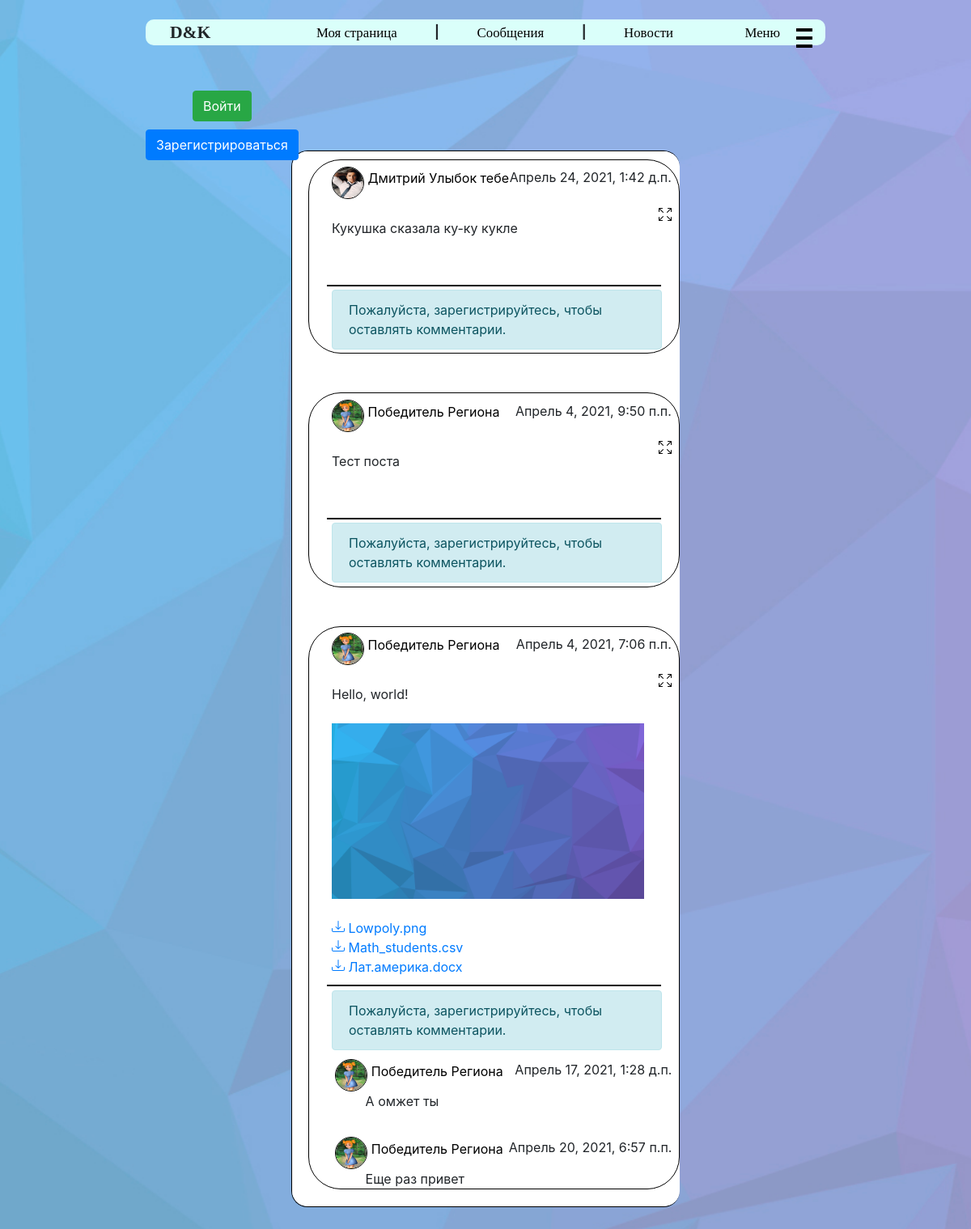
The page / on the database its author committed.
### user_manager/models.py (models this page shows, shortened)
class News(models.Model):
    user = models.ForeignKey(User, on_delete=models.CASCADE, related_name='news')
    text_content = models.TextField(max_length=1000, verbose_name='Контент', blank=False)
    likes = models.IntegerField(default=0, verbose_name='Лайки')
    create_date = models.DateTimeField(verbose_name='дата создания', default=datetime.datetime.now)
    class Meta:
        verbose_name = "Новость"
        verbose_name_plural = "Новости"

class Profile(models.Model):
    user = models.OneToOneField(User, on_delete=models.CASCADE, related_name='profile')
    name = models.CharField(max_length=50, verbose_name="Имя", null=True, blank=False)
    surname = models.CharField(max_length=75, verbose_name="Фамилия", null=True, blank=False)
    bio = models.TextField(max_length=500, verbose_name="Описание", default="", null=True,
                           blank=False)
    avatar = models.ImageField(verbose_name="Фото", null=True, upload_to=avatars_directory)
    status = models.CharField(max_length=75, default="", verbose_name="Статус", null=True,
                              blank=False)
    birth_date = models.DateField(verbose_name='Дата рождения', null=True, blank=False)
    lname = models.CharField(max_length=50, verbose_name="Имя в нижнем регистре", null=True,
                             blank=False)
    lsurname = models.CharField(max_length=75, verbose_name="Фамилия в нижнем регистре", null=True,
                                blank=False)
    class Meta:
        ordering = ['name', 'surname', 'birth_date']
        verbose_name = "Профлиль пользователя"
        verbose_name_plural = "Профили пользователей"

class NewsFile(models.Model):
    news = models.ForeignKey(News, on_delete=models.CASCADE, related_name='files')
    file = models.FileField(null=True, blank=True, upload_to=news_files_directory)
    class Meta:
        verbose_name = "Файл новости"
        verbose_name_plural = "Файлы новостей"

class Commentary(models.Model):
    user = models.ForeignKey(User, on_delete=models.CASCADE, related_name='comment')
    post = models.ForeignKey(Posts, on_delete=models.CASCADE, related_name='comment')
    text = models.TextField(max_length=1000, null=False, blank=False, default="")
    create_date = models.DateTimeField(verbose_name='дата создания', default=datetime.datetime.now)
    class Meta:
        verbose_name = "Комментарий"
        verbose_name_plural = "Коммментарии"

### user_manager/views.py (the view)
# urls.py: path('', views.news_form),
def news_form(request):
    if request.method == 'POST':
        form = NewsForm(request.POST, request.FILES)
        if form.is_valid():
            news = News.objects.create(user=request.user,
                                       text_content=form.cleaned_data['text_content'])
            for file in request.FILES.getlist('attachments'):
                NewsFile.objects.create(file=file, news=news)
            news.save()
            return redirect('/')
    else:
        form = NewsForm()
    if request.user.is_authenticated:
        all_news = [(news, isinstance(news, News) or isinstance(news, CommunityPost))
                    for news in request.user.profile.get_news_interesting_for_user()]
    else:
        all_news = [(x, 1)
                    for x in sorted(News.objects.all(), key=lambda x: x.create_date, reverse=True)]
    images, width, comments = get_news_data(all_news)
    return render(request, 'main.html',
                  {'form': form,
                   'all_news': all_news,
                   'images': images,
                   'widths': width,
                   'comments': comments,
                   'title': 'Новости'})

### user_manager/templatetags/file_name.py (called while the page is built)
@register.filter
def file_name(url):
    return unquote(url.split('/')[-1]).lower().capitalize()

### user_manager/templatetags/index.py (called while the page is built)
@register.filter
def index(indexable, i):
    return indexable[i]

### user_manager/views.py (called while the page is built, shortened)
def get_news_data(all_news):
    images = []
    width = []
    comments = []
    for i, (news, tp) in enumerate(all_news):
        to_add = []
        for file in news.files.all():
            url = file.file.url
            if url.rsplit('.', 1)[-1] in {'png', 'jpg', 'jpeg'}:
                to_add.append(file)
        images.append(to_add)
        if tp == 1:
            comments.append(news.post.comment.all())
        else:
            comments.append(reposted.post.comment.all())
        if to_add:
            width.append(100 // min(len(to_add), 3))
        else:
            width.append(-1)
    return images, width, comments

### user_manager/templates/main.html (shortened to what this page needs)
<!DOCTYPE html>
<html lang="en">
<head>
    {% load static %}
    <link rel="stylesheet"
          href="https://maxcdn.bootstrapcdn.com/bootstrap/4.0.0/css/bootstrap.min.css"
>
    <link rel="stylesheet"
          href="https://cdn.jsdelivr.net/npm/bootstrap-icons@1.4.1/font/bootstrap-icons.css">
    <link rel="stylesheet" href="{% static 'css/style.css' %}">
</head>
<body>
<header>
    <br>
    <nav>
        <div class="logo scalable">D&K</div>
        {% if user.is_authenticated %}
            <a href="/homepage/{{ user.id }}" class="scalable">Моя страница</a>
            <span class="scalable">|</span>
            <a href="/messages/" class="scalable">Сообщения</a>
            <span class="scalable">|</span>
        {% else %}
            <a href="/access_denied/" class="scalable">Моя страница</a>
            <span class="scalable">|</span>
            <a href="/access_denied/" class="scalable">Сообщения</a>
            <span class="scalable">|</span>
        {% endif %}
        <a href="/" class="scalable">Новости</a>
        <div class="menu_btn scalable">Меню</div>
    </nav>
    <div class="burger">
        <div class="brick"></div>
        <div class="brick middle"></div>
        <div class="brick"></div>
    </div>
    <br>
    {% block login %}
        <div class="log-btn">
            {% if user.is_authenticated %}
                <div>
                    <img src="{{ user.profile.avatar.url }}" alt="Аватарка" class="user_avatar">
                    <div class="user_info">
                        <div class="user_info_text">
                            {{ user.profile.name }} {{ user.profile.surname }}<br>
                            <a href="/logout/" class="logout btn btn-danger">Выйти</a>
                        </div>
                    </div>
                </div>
            {% else %}
                <p>
                    <a class="login btn btn-success" href="/login/">Войти</a><br>
                    <a class="register btn btn-primary " href="/register/">Зарегистрироваться</a>
                </p>
            {% endif %}
        </div>
    {% endblock %}
</header>
<div class="cont">
    {% block content %}
        {% load index %}
        {% load file_name %}
        {% for news, tp in all_news %}
            <div class="news {{ news.post.id }}">
                {% if news.user %}
                    <a href="/homepage/{{ news.user.id }}" class="author_url">
                        <img src="{{ news.user.profile.avatar.url }}" alt="Аватарка"
                             class="news_avatar">
                        <span class="creator_name">{{ news.user.profile.name }} {{ news.user.profile.surname }}</span>
                    </a>
                {% else %}
                    <a href="/groups/{{ news.community.id }}" class="author_url">
                        <img src="{{ news.community.avatar.url }}" alt="Аватарка"
                             class="news_avatar">
                        <span class="creator_name">{{ news.community.title }}</span>
                    </a>
                {% endif %}
                <span class="created_date">{{ news.create_date }}</span>
                <a class="show_post" href="/show_post/{{ news.post.id }}"
                   title="Нажмите для просмотра записи">
                </a>
                <br>
                <br>
                <div class="news_content">
                    {{ news.text_content }}<br><br>
                    <div class="images">
                        {% for image in images|index:forloop.counter0 %}
                            <img class="attach" src="{{ image.file.url }}"
                                 alt="Прикрепленное изображение"
                                 style="width: {{ widths|index:forloop.parentloop.counter0 }}%">
                        {% endfor %}
                    </div>
                    <br>
                    <div class="all-files">
                        {% for file in news.files.all %}
                            <a href="{{ file.file.url }}">
                                {{ file.file.url|file_name }}</a>
                            <br>
                        {% endfor %}
                    </div>
                </div>
                <hr class="line">
                <div class="comments">
                    {% if user.is_authenticated %}
                        <div class="comments-creation input-group mb-3">
                            <textarea class="form-control comment-input {{ news.post.id }}"
                                      placeholder="Текст комментария"
                                      aria-label="Текст комментария"
                                      aria-describedby="button-addon2"></textarea>
                            <div class="input-group-append">
                                <button type="button"
                                        class="btn btn-outline-secondary send-comment {{ news.post.id }}">
                                    <svg xmlns="http://www.w3.org/2000/svg" width="20" height="20 "
                                         fill="currentColor" class="bi bi-cursor"
                                         viewBox="0 0 16 16">
                                        <path d="M14.082 2.182a.5.5 0 0 1 .103.557L8.528 15.467a.5.5 0 0 1-.917-.007L5.57 10.694.803 8.652a.5.5 0 0 1-.006-.916l12.728-5.657a.5.5 0 0 1 .556.103zM2.25 8.184l3.897 1.67a.5.5 0 0 1 .262.263l1.67 3.897L12.743 3.52 2.25 8.184z"/>
                                    </svg>
                                </button>
                            </div>
                        </div>
                    {% else %}
                        <div class="alert alert-info comments-creation-denied">Пожалуйста,
                            зарегистрируйтесь, чтобы оставлять
                            комментарии.
                        </div>
                    {% endif %}
                    {% for comment in comments|index:forloop.counter0 %}
                        <a href="/homepage/{{ comment.user.id }}" class="author_url">
                            <img src="{{ comment.user.profile.avatar.url }}" alt="Аватарка"
                                 class="news_avatar comment-avatar">
                            <span class="creator_name">{{ comment.user.profile.name }} {{ comment.user.profile.surname }}</span>
                        </a>
                        <span class="created_date">{{ comment.create_date }}</span>
                        <br>
                        <div class="comment-text">
                            {{ comment.text }}
                        </div>
                        <br>
                    {% endfor %}
                </div>
            </div>
            <br><br>
        {% endfor %}
    {% endblock %}
</div>
</body>
</html>

### user_manager/static/css/style.css (style rules this page uses)
body { background: url("../img/bg.jpg") no-repeat no-repeat center center fixed; background-size: cover; }
nav:after { display: inline-block; height: 100%; vertical-align: middle; content: ""; }
nav .logo { font-family: "Segoe Print"; font-weight: bold; font-size: calc(0.6em + 1vw); margin-left: 30px; vertical-align: middle; display: inline-block; padding-right: 10%; }
nav { position: fixed; height: fit-content; background: #dafffa; width: 70%; margin-left: 15%; border-radius: 10px; }
nav a, .menu a, .menu_btn { margin: auto; vertical-align: middle; display: inline-block; text-decoration: none; color: black; font-family: "Segoe Print"; font-size: calc(0.3em + 1vw); padding-left: 5%; padding-right: 5%; cursor: pointer; }
nav span { font-weight: bold; }
.burger { cursor: pointer; position: fixed; margin-left: 82%; margin-top: calc(0.25em + 0.1vw); }
.brick { width: calc(0.5em + 1vw); height: 4px; margin-top: 6px; background: black; transition: 0.3s ease-out; }
.created_date, .show_post { float: right; margin-right: 2%; margin-top: 2%; }
.log-btn { width: fit-content; margin-left: 15%; }
.login { position: fixed; margin-left: calc(2.6em + 1vh); margin-top: calc(3em + 1vh); }
.register { position: fixed; margin-top: calc(4.5em + 1vh); }
.cont { padding-top: 10px; padding-left: 20px; margin-top: 7vh; margin-left: 30vw; overflow-y: scroll; width: 40vw; height: 80vh; background: white; border-radius: 20px; border-left: 1px solid black; border-top: 1px solid black; border-bottom: 1px solid black; }
.news { border: 1px solid black; border-radius: 40px; }
.creator_name { text-decoration: none; color: black; cursor: pointer; }
.news_avatar { margin-left: calc(1em + 1vw); width: 40px; height: 40px; margin-top: calc(0.1em + 0.5vw); border-radius: 50px; border: 1px solid black; }
.comment-avatar { margin-left: 1%; }
.news_content { padding-bottom: 10px; margin-left: calc(1em + 1vw); }
.attach { height: 50%; }
.images { text-align: center; width: 90%; }
.line { border: 1px solid black; width: 90%; margin: auto; }
.comments { max-height: 250px; margin-left: calc(1em + 1vw); overflow-y: scroll; }
.comment-text { margin-left: calc(1.7em + 1.2vw); word-break:break-all; max-height: 200px; overflow-y: auto; }
.comments-creation-denied { width: 95%; margin-top: 1%; margin-bottom: 1%; }
.show_post { color: black; }

### rows shown on the page
News: user.profile.avatar (placeholder picture), user.profile.name "Дмитрий", user.profile.surname "Улыбок тебе", create_date "Апрель 24, 2021, 1:42 д.п.", text_content "Кукушка сказала ку-ку кукле"
News: user.profile.avatar (placeholder picture), user.profile.name "Победитель", user.profile.surname "Региона", create_date "Апрель 4, 2021, 9:50 п.п.", text_content "Тест поста"
News: user.profile.avatar (placeholder picture), user.profile.name "Победитель", user.profile.surname "Региона", create_date "Апрель 4, 2021, 7:06 п.п.", text_content "Hello, world!"
NewsFile: file (picture), file|file_name "Lowpoly.png"
NewsFile: file|file_name "Math_students.csv"
NewsFile: file|file_name "Лат.америка.docx"
Commentary: user.profile.avatar (placeholder picture), user.profile.name "Победитель", user.profile.surname "Региона", create_date "Апрель 17, 2021, 1:28 д.п.", text "А омжет ты"
Commentary: user.profile.avatar (placeholder picture), user.profile.name "Победитель", user.profile.surname "Региона", create_date "Апрель 20, 2021, 6:57 п.п.", text "Еще раз привет"
